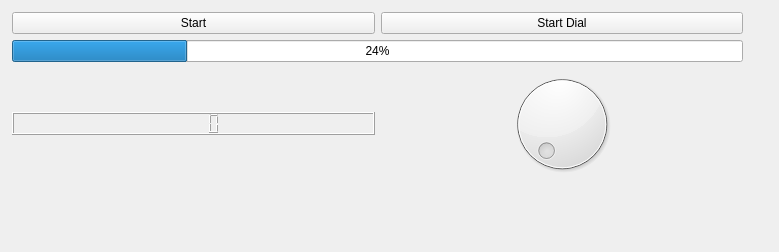
<?xml version="1.0" encoding="UTF-8"?>
<ui version="4.0">
 <class>Widget</class>
 <widget class="QWidget" name="Widget">
  <property name="geometry">
   <rect>
    <x>0</x>
    <y>0</y>
    <width>779</width>
    <height>252</height>
   </rect>
  </property>
  <property name="windowTitle">
   <string>Widget</string>
  </property>
  <widget class="QWidget" name="">
   <property name="geometry">
    <rect>
     <x>12</x>
     <y>12</y>
     <width>731</width>
     <height>168</height>
    </rect>
   </property>
   <layout class="QVBoxLayout" name="verticalLayout">
    <item>
     <layout class="QHBoxLayout" name="horizontalLayout">
      <item>
       <widget class="QPushButton" name="start">
        <property name="sizePolicy">
         <sizepolicy hsizetype="Expanding" vsizetype="Fixed">
          <horstretch>0</horstretch>
          <verstretch>0</verstretch>
         </sizepolicy>
        </property>
        <property name="text">
         <string>Start</string>
        </property>
       </widget>
      </item>
      <item>
       <widget class="QPushButton" name="info">
        <property name="sizePolicy">
         <sizepolicy hsizetype="Expanding" vsizetype="Fixed">
          <horstretch>0</horstretch>
          <verstretch>0</verstretch>
         </sizepolicy>
        </property>
        <property name="text">
         <string>Start Dial</string>
        </property>
       </widget>
      </item>
     </layout>
    </item>
    <item>
     <widget class="QProgressBar" name="progressBar">
      <property name="value">
       <number>24</number>
      </property>
     </widget>
    </item>
    <item>
     <layout class="QHBoxLayout" name="horizontalLayout_2">
      <item>
       <widget class="QLCDNumber" name="lcdNumber">
        <property name="sizePolicy">
         <sizepolicy hsizetype="Minimum" vsizetype="Fixed">
          <horstretch>0</horstretch>
          <verstretch>0</verstretch>
         </sizepolicy>
        </property>
       </widget>
      </item>
      <item>
       <widget class="QDial" name="dial"/>
      </item>
     </layout>
    </item>
   </layout>
  </widget>
 </widget>
 <resources/>
 <connections/>
</ui>
